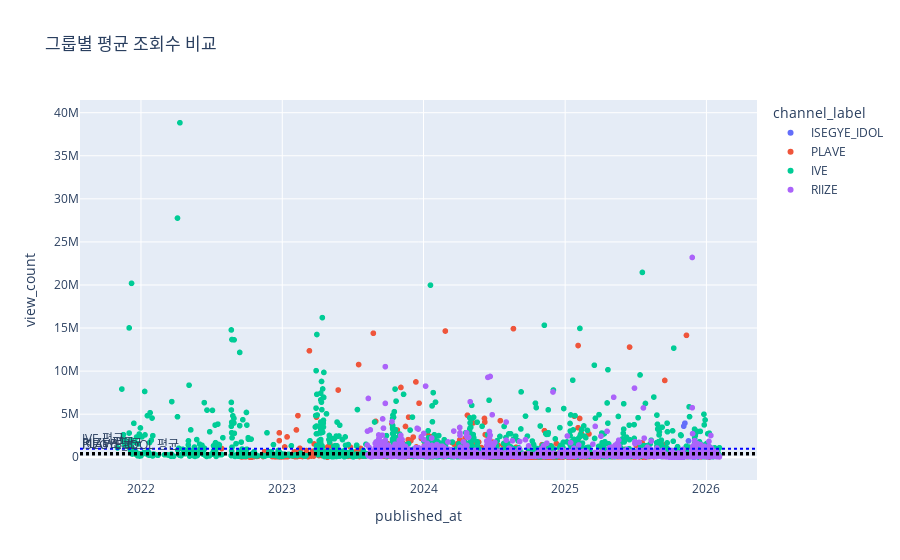

Notebook cell for this chart:
### Code cell
import plotly.express as px

fig = px.scatter(vid_list_df, x='published_at', y='view_count', color='channel_label', title='그룹별 평균 조회수 비교')

# 각 그룹별로 평균을 구해 보조선 추가
colors = {'IVE': 'blue', '플레이브': 'green', '라이즈': 'orange'} # 색상 지정

for group in vid_list_df['channel_label'].unique():
    group_avg = vid_list_df[vid_list_df['channel_label'] == group]['view_count'].mean()
    
    fig.add_hline(y=group_avg, 
                  line_color=colors.get(group, 'black'),
                  line_dash="dot",
                  annotation_text=f"{group} 평균",
                  annotation_position="top left")

fig.show()

### Figure 1 — Plotly figure (JSON) as saved in the notebook; plotly's stock layout.template omitted (floating-point values rounded to 4 significant figures; data arrays with more than 128 entries replaced by an {"elided": "..."} marker saying what was removed)
{"data": [{"hovertemplate": "channel_label=ISEGYE_IDOL<br>published_at=%{x}<br>view_count=%{y}<extra></extra>", "legendgroup": "ISEGYE_IDOL", "marker": {"color": "#636efa", "symbol": "circle"}, "mode": "markers", "name": "ISEGYE_IDOL", "showlegend": true, "type": "scattergl", "x": ["2026-01-09T09:00:56Z", "2026-01-06T09:00:29Z", "2026-01-06T09:00:25Z", "2026-01-06T09:00:19Z", "2026-01-06T09:00:01Z", "2026-01-02T09:00:42Z", "2026-01-02T09:00:33Z", "2026-01-02T09:00:30Z", "2026-01-02T09:00:01Z", "2026-01-01T01:00:01Z", "2025-12-30T09:00:27Z", "2025-12-30T09:00:16Z", "2025-12-30T09:00:09Z", "2025-12-27T09:01:35Z", "2025-12-27T09:00:50Z", "2025-12-27T09:00:34Z", "2025-12-27T09:00:28Z", "2025-12-24T11:30:20Z", "2025-12-19T09:20:58Z", "2025-12-19T09:20:47Z", "2025-12-19T09:20:34Z", "2025-12-19T09:00:06Z", "2025-12-19T09:00:01Z", "2025-12-18T09:00:02Z", "2025-12-15T09:01:17Z", "2025-12-15T09:01:11Z", "2025-12-15T09:01:05Z", "2025-12-11T09:00:21Z", "2025-12-11T09:00:16Z", "2025-12-11T09:00:10Z", "2025-12-11T09:00:02Z", "2025-12-10T09:01:02Z", "2025-12-10T09:00:53Z", "2025-12-08T09:01:10Z", "2025-12-08T09:00:34Z", "2025-12-08T09:00:30Z", "2025-12-07T09:00:35Z", "2025-12-05T09:00:49Z", "2025-12-02T09:01:32Z", "2025-12-02T09:01:24Z", "2025-12-02T09:00:54Z", "2025-12-02T09:00:08Z", "2025-11-27T09:00:39Z", "2025-11-27T09:00:34Z", "2025-11-27T09:00:13Z", "2025-11-27T09:00:01Z", "2025-11-26T09:00:54Z", "2025-11-26T09:00:29Z", "2025-11-26T09:00:18Z", "2025-11-23T09:00:26Z", "2025-11-21T09:01:06Z", "2025-11-19T11:01:56Z", "2025-11-19T11:01:10Z", "2025-11-19T11:00:08Z", "2025-11-19T09:00:51Z", "2025-11-18T09:00:20Z", "2025-11-15T15:00:24Z", "2025-11-15T15:00:19Z", "2025-11-15T15:00:01Z", "2025-11-13T15:01:24Z", "2025-11-13T15:00:31Z", "2025-11-13T15:00:04Z", "2025-11-13T09:00:10Z", "2025-11-12T09:01:07Z", "2025-11-12T08:00:03Z", "2025-11-11T09:00:20Z", "2025-11-10T09:00:15Z", "2025-11-10T08:00:01Z", "2025-11-09T09:00:02Z", "2025-11-08T09:00:02Z", "2025-11-07T09:00:01Z", "2025-11-07T03:00:10Z", "2025-11-07T03:00:07Z", "2025-11-07T03:00:04Z", "2025-11-07T03:00:01Z", "2025-11-06T09:00:02Z", "2025-11-03T12:45:36Z", "2025-11-03T10:11:58Z", "2025-11-03T10:11:54Z", "2025-11-03T10:11:40Z", "2025-11-03T10:11:37Z", "2025-11-03T10:11:35Z", "2025-11-03T10:11:32Z", "2025-11-03T10:11:27Z", "2025-11-03T09:00:06Z", "2025-10-30T15:00:01Z", "2025-10-30T05:30:21Z", "2025-10-17T15:00:03Z", "2025-10-05T09:01:18Z"], "xaxis": "x", "y": [26203, 125626, 56493, 59328, 32345, 288401, 186578, 102116, 32779, 43610, 186219, 331736, 290217, 100766, 186614, 85282, 47024, 437454, 142051, 292815, 70436, 40288, 1438404, 66657, 315958, 184277, 330734, 207810, 455122, 114040, 27456, 626006, 279520, 37433, 292773, 424282, 288894, 503168, 263121, 129679, 152771, 29148, 25158, 73499, 67940, 77473, 277485, 214806, 385425, 80215, 139159, 182300, 42531, 92709, 80803, 101865, 143548, 171746, 1898164, 508843, 419947, 598823, 340793, 388686, 61273, 502150, 371717, 98266, 422579, 419765, 74407, 357040, 333243, 87903, 224300, 3957673, 195819, 31609, 16839, 69045, 59156, 49299, 148796, 57627, 3604991, 91035, 154591, 96463, 97203], "yaxis": "y"}, {"hovertemplate": "channel_label=PLAVE<br>published_at=%{x}<br>view_count=%{y}<extra></extra>", "legendgroup": "PLAVE", "marker": {"color": "#EF553B", "symbol": "circle"}, "mode": "markers", "name": "PLAVE", "showlegend": true, "type": "scattergl", "x": {"elided": "1439 str values"}, "xaxis": "x", "y": {"elided": "1439 int values"}, "yaxis": "y"}, {"hovertemplate": "channel_label=IVE<br>published_at=%{x}<br>view_count=%{y}<extra></extra>", "legendgroup": "IVE", "marker": {"color": "#00cc96", "symbol": "circle"}, "mode": "markers", "name": "IVE", "showlegend": true, "type": "scattergl", "x": {"elided": "2105 str values"}, "xaxis": "x", "y": {"elided": "2105 int values"}, "yaxis": "y"}, {"hovertemplate": "channel_label=RIIZE<br>published_at=%{x}<br>view_count=%{y}<extra></extra>", "legendgroup": "RIIZE", "marker": {"color": "#ab63fa", "symbol": "circle"}, "mode": "markers", "name": "RIIZE", "showlegend": true, "type": "scattergl", "x": {"elided": "1524 str values"}, "xaxis": "x", "y": {"elided": "1524 int values"}, "yaxis": "y"}], "layout": {"annotations": [{"showarrow": false, "text": "ISEGYE_IDOL 평균", "x": 0, "xanchor": "left", "xref": "x domain", "y": 305900.0, "yanchor": "bottom", "yref": "y"}, {"showarrow": false, "text": "PLAVE 평균", "x": 0, "xanchor": "left", "xref": "x domain", "y": 387700.0, "yanchor": "bottom", "yref": "y"}, {"showarrow": false, "text": "IVE 평균", "x": 0, "xanchor": "left", "xref": "x domain", "y": 974700.0, "yanchor": "bottom", "yref": "y"}, {"showarrow": false, "text": "RIIZE 평균", "x": 0, "xanchor": "left", "xref": "x domain", "y": 495100.0, "yanchor": "bottom", "yref": "y"}], "legend": {"title": {"text": "channel_label"}, "tracegroupgap": 0}, "shapes": [{"line": {"color": "black", "dash": "dot"}, "type": "line", "x0": 0, "x1": 1, "xref": "x domain", "y0": 305900.0, "y1": 305900.0, "yref": "y"}, {"line": {"color": "black", "dash": "dot"}, "type": "line", "x0": 0, "x1": 1, "xref": "x domain", "y0": 387700.0, "y1": 387700.0, "yref": "y"}, {"line": {"color": "blue", "dash": "dot"}, "type": "line", "x0": 0, "x1": 1, "xref": "x domain", "y0": 974700.0, "y1": 974700.0, "yref": "y"}, {"line": {"color": "black", "dash": "dot"}, "type": "line", "x0": 0, "x1": 1, "xref": "x domain", "y0": 495100.0, "y1": 495100.0, "yref": "y"}], "title": {"text": "그룹별 평균 조회수 비교"}, "xaxis": {"anchor": "y", "domain": [0, 1], "title": {"text": "published_at"}}, "yaxis": {"anchor": "x", "domain": [0, 1], "title": {"text": "view_count"}}}}
